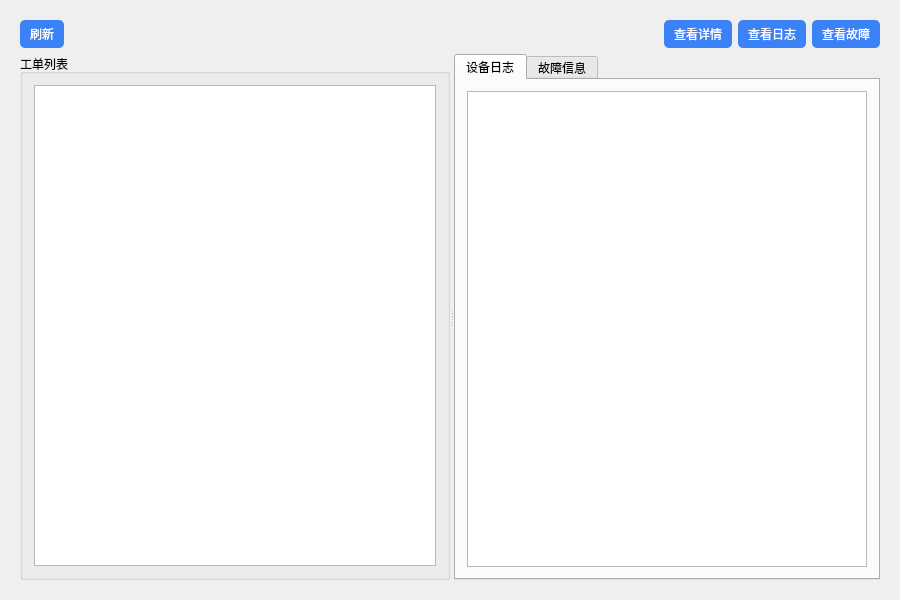
<?xml version="1.0" encoding="UTF-8"?>
<ui version="4.0">
 <class>WorkOrderListDialog</class>
 <widget class="QWidget" name="WorkOrderListDialog">
  <property name="geometry">
   <rect>
    <x>0</x>
    <y>0</y>
    <width>900</width>
    <height>600</height>
   </rect>
  </property>
  <property name="windowTitle">
   <string>工单列表</string>
  </property>
  <layout class="QVBoxLayout" name="verticalLayout">
   <property name="leftMargin">
    <number>20</number>
   </property>
   <property name="topMargin">
    <number>20</number>
   </property>
   <property name="rightMargin">
    <number>20</number>
   </property>
   <property name="bottomMargin">
    <number>20</number>
   </property>
   <item>
    <layout class="QHBoxLayout" name="horizontalLayout">
     <item>
      <widget class="QPushButton" name="refreshButton">
       <property name="styleSheet">
        <string notr="true">background-color: #3b82f6; color: white; border: none; padding: 5px 10px; border-radius: 5px;</string>
       </property>
       <property name="text">
        <string>刷新</string>
       </property>
      </widget>
     </item>
     <item>
      <spacer name="horizontalSpacer">
       <property name="orientation">
        <enum>Qt::Horizontal</enum>
       </property>
       <property name="sizeHint" stdset="0">
        <size>
         <width>40</width>
         <height>20</height>
        </size>
       </property>
      </spacer>
     </item>
     <item>
      <widget class="QPushButton" name="detailsButton">
       <property name="styleSheet">
        <string notr="true">background-color: #3b82f6; color: white; border: none; padding: 5px 10px; border-radius: 5px;</string>
       </property>
       <property name="text">
        <string>查看详情</string>
       </property>
      </widget>
     </item>
     <item>
      <widget class="QPushButton" name="logsButton">
       <property name="styleSheet">
        <string notr="true">background-color: #3b82f6; color: white; border: none; padding: 5px 10px; border-radius: 5px;</string>
       </property>
       <property name="text">
        <string>查看日志</string>
       </property>
      </widget>
     </item>
     <item>
      <widget class="QPushButton" name="faultsButton">
       <property name="visible">
        <bool>false</bool>
       </property>
       <property name="styleSheet">
        <string notr="true">background-color: #3b82f6; color: white; border: none; padding: 5px 10px; border-radius: 5px;</string>
       </property>
       <property name="text">
        <string>查看故障</string>
       </property>
      </widget>
     </item>
    </layout>
   </item>
   <item>
    <widget class="QSplitter" name="splitter">
     <property name="orientation">
      <enum>Qt::Horizontal</enum>
     </property>
     <widget class="QGroupBox" name="ticketGroupBox">
      <property name="title">
       <string>工单列表</string>
      </property>
      <layout class="QVBoxLayout" name="verticalLayout_2">
       <item>
        <widget class="QTableView" name="ticketTableView">
         <property name="sizePolicy">
          <sizepolicy hsizetype="Expanding" vsizetype="Expanding">
           <horstretch>0</horstretch>
           <verstretch>0</verstretch>
          </sizepolicy>
         </property>
         <property name="styleSheet">
          <string notr="true">QHeaderView::section { background-color: #f0f0f0; color: black; font-weight: bold; }</string>
         </property>
         <property name="selectionMode">
          <enum>QAbstractItemView::SingleSelection</enum>
         </property>
         <property name="selectionBehavior">
          <enum>QAbstractItemView::SelectRows</enum>
         </property>
         <property name="verticalScrollMode">
          <enum>QAbstractItemView::ScrollPerPixel</enum>
         </property>
         <property name="horizontalScrollMode">
          <enum>QAbstractItemView::ScrollPerPixel</enum>
         </property>
         <property name="showGrid">
          <bool>true</bool>
         </property>
         <attribute name="horizontalHeaderStretchLastSection">
          <bool>false</bool>
         </attribute>
        </widget>
       </item>
      </layout>
     </widget>
     <widget class="QTabWidget" name="infoTabWidget">
      <property name="visible">
       <bool>false</bool>
      </property>
      <property name="currentIndex">
       <number>0</number>
      </property>
      <widget class="QWidget" name="logsTab">
       <attribute name="title">
        <string>设备日志</string>
       </attribute>
       <layout class="QVBoxLayout" name="verticalLayout_3">
        <item>
         <widget class="QTableView" name="logsTableView">
          <property name="sizePolicy">
           <sizepolicy hsizetype="Expanding" vsizetype="Expanding">
            <horstretch>0</horstretch>
            <verstretch>0</verstretch>
           </sizepolicy>
          </property>
          <property name="verticalScrollMode">
           <enum>QAbstractItemView::ScrollPerPixel</enum>
          </property>
          <property name="horizontalScrollMode">
           <enum>QAbstractItemView::ScrollPerPixel</enum>
          </property>
          <property name="showGrid">
           <bool>true</bool>
          </property>
          <attribute name="horizontalHeaderStretchLastSection">
           <bool>false</bool>
          </attribute>
         </widget>
        </item>
       </layout>
      </widget>
      <widget class="QWidget" name="faultsTab">
       <attribute name="title">
        <string>故障信息</string>
       </attribute>
       <layout class="QVBoxLayout" name="verticalLayout_4">
        <item>
         <widget class="QTableView" name="faultsTableView">
          <property name="sizePolicy">
           <sizepolicy hsizetype="Expanding" vsizetype="Expanding">
            <horstretch>0</horstretch>
            <verstretch>0</verstretch>
           </sizepolicy>
          </property>
          <property name="verticalScrollMode">
           <enum>QAbstractItemView::ScrollPerPixel</enum>
          </property>
          <property name="horizontalScrollMode">
           <enum>QAbstractItemView::ScrollPerPixel</enum>
          </property>
          <property name="showGrid">
           <bool>true</bool>
          </property>
          <attribute name="horizontalHeaderStretchLastSection">
           <bool>false</bool>
          </attribute>
         </widget>
        </item>
       </layout>
      </widget>
     </widget>
    </widget>
   </item>
  </layout>
 </widget>
 <layoutdefault spacing="6" margin="11"/>
 <resources/>
 <connections/>
</ui>
